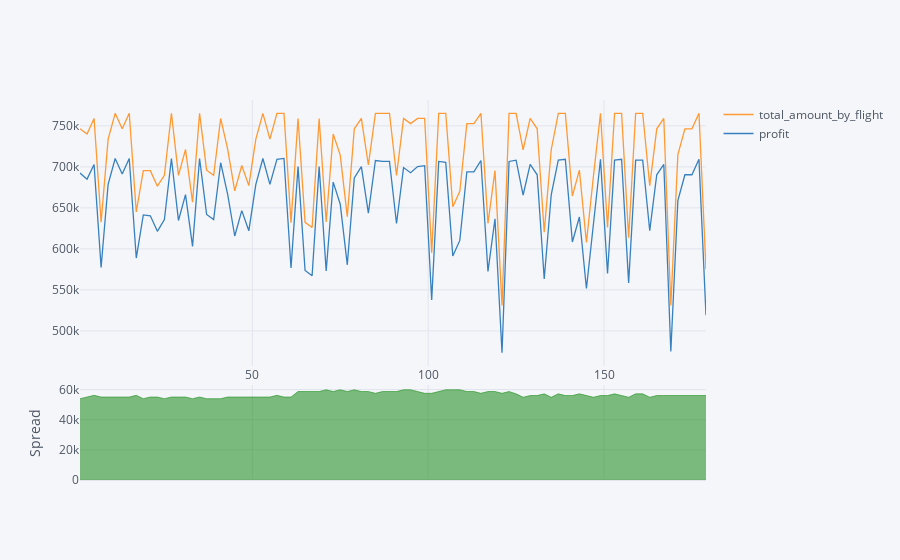

Notebook source saved alongside this figure:
### Code cell
df_belgorod[['total_amount_by_flight','profit']].iplot(kind='spread')
